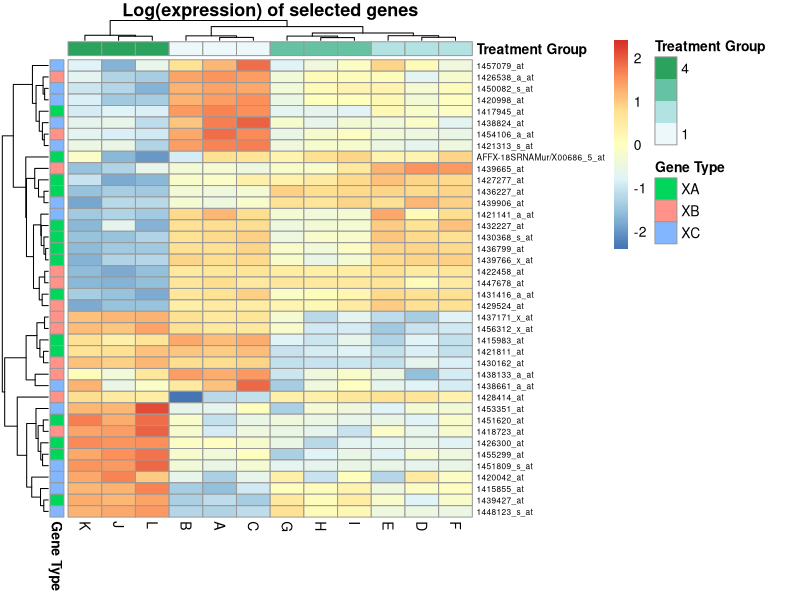
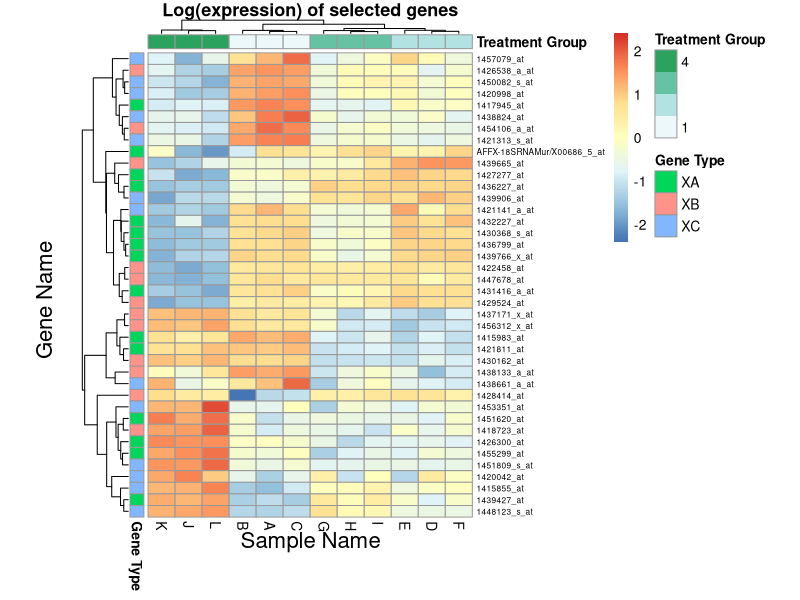
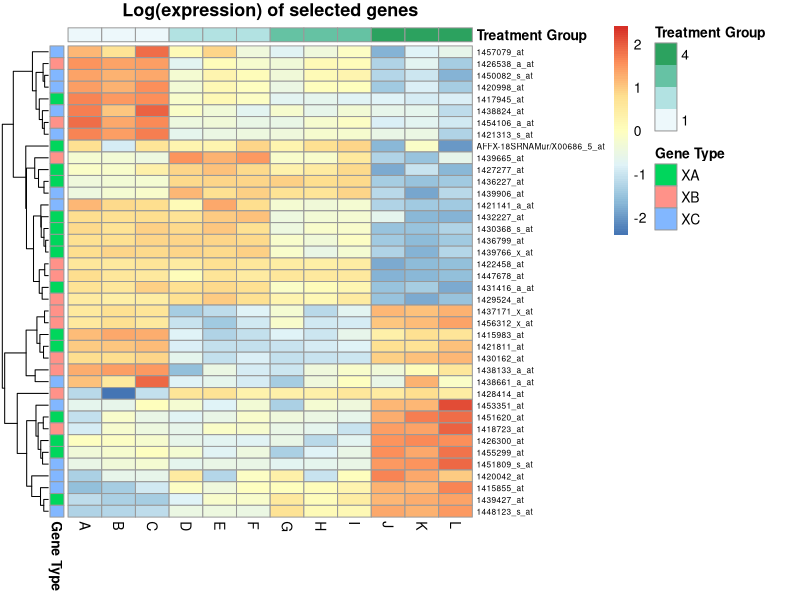
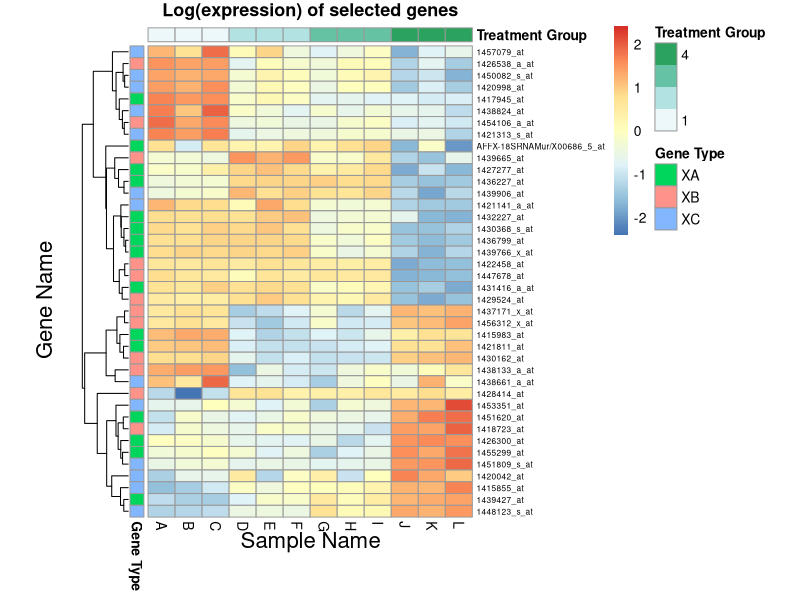

R code for these plots, in order:
## ---- chunk 1
knitr::opts_chunk$set(echo = TRUE)
## ---- chunk 2
data_all <- read.table(file= "data_all.csv",header=T,sep=",")

gene_annotation <- read.table(file= "gene_annotation.csv",header=T,sep=",")

sample_annotation <- read.table(file= "sample_annotation.csv",header=T,sep=",")

data_all_df <- as.data.frame(data_all[1:200, 2:13])

zero_test <- function(df, find=0) {
  all_data_matrix <- as.matrix(df)
  count <- 0
  zero_positions <- c()
  for (i in all_data_matrix){
    count = count + 1
    if (i == find){
      print("Zero value found at position:")
      print(count)
      zero_positions <- c(zero_positions, count)
    }
  }
  return(zero_positions)
}


mimimum_test <- function(df, min=1) {
  all_data_matrix <- as.matrix(df)
  count <- 0
  min_positions <- c()
  for (i in all_data_matrix){
    count = count + 1
    if (i < min){
      print("Filter value:")
      print(i)
      print("Found at position:")
      print(count)
      min_positions <- c(min_positions, count)
    }
  }
  return(min_positions)
}



change_values <- function(df, find=0, change=1) {
  all_data_matrix <- as.matrix(df)
  find_matrix <- all_data_matrix <= find
  all_data_matrix[find_matrix] <- change
  all_data_df <- as.data.frame(all_data_matrix)
  return(all_data_df)
}


zeros <- zero_test(data_all_df)
filter_response = 'n'

if (is.null(zeros) == FALSE){
  print("Zero values found in data")
  filter_response <- readline(prompt="Filter Data to change Zeros to Ones? (y/n): ")
}


if (filter_response == "y"|| filter_response == "yes") {
  data_all_df <- change_values(all_data_df)
}


data_all_log <- log(data_all_df)


#Annotate data and format for pheatmap 
gene_list <- read.delim("genelist_7.txt")

gene_vec <- unlist(gene_list)

uniq_gene_vec <- sort(unique(gene_vec))

selected_genes <- data_all_log[uniq_gene_vec,1:12]

gene_names <- as.data.frame(gene_annotation[uniq_gene_vec,3:4])

labeled_data <- cbind(gene_names,selected_genes)

labeled_data_matrix <- as.matrix(labeled_data[,3:14])

rownames(labeled_data_matrix) = gene_names[,2]


#Generate pheatmaps 
library(pheatmap)

genetype_annotate <- data.frame("Type" = labeled_data$Type)

rownames(genetype_annotate) = rownames(labeled_data_matrix)

colnames(genetype_annotate) = "Gene Type"

treatment_annotate <- data.frame(Treatment = sample_annotation$TreatmentGroup)

rownames(treatment_annotate) = colnames(labeled_data_matrix)

colnames(treatment_annotate) = 'Treatment Group'


## ---- chunk 3
pheatmap(labeled_data_matrix, scale='row', fontsize_row = 6, 
         annotation_row=genetype_annotate, 
         annotation_col=treatment_annotate, 
         main = "Log(expression) of selected genes", 
         treeheight_col = 10, treeheight_row = 30)
## ---- chunk 4
library(grid)
setHook("grid.newpage", function() pushViewport(viewport(x=1,y=1,width=0.9, 
                                                         height=1.0, name="vp", 
                                                         just=c("right","top"))), action="prepend")
pheatmap(labeled_data_matrix, scale='row', fontsize_row = 6, 
         annotation_row=genetype_annotate, 
         annotation_col=treatment_annotate, 
         main = "Log(expression) of selected genes", 
         treeheight_col = 5, treeheight_row = 30)
setHook("grid.newpage", NULL, "replace")
grid.text("Sample Name", x=0.32, y=0.1, gp=gpar(fontsize=16))
grid.text("Gene Name", x=-0.05, rot=90, gp=gpar(fontsize=16))
## ---- chunk 5
pheatmap(labeled_data_matrix, scale='row', fontsize_row = 6, 
         annotation_row=genetype_annotate, 
         annotation_col=treatment_annotate, 
         main = "Log(expression) of selected genes", 
         cluster_cols = FALSE, treeheight_row = 30)
## ---- chunk 6
library(grid)
setHook("grid.newpage", function() pushViewport(viewport(x=1,y=1,width=0.9, 
                                                         height=1.0, name="vp", 
                                                         just=c("right","top"))), action="prepend")
pheatmap(labeled_data_matrix, scale='row', fontsize_row = 6, 
         annotation_row=genetype_annotate, 
         annotation_col=treatment_annotate, 
         main = "Log(expression) of selected genes", 
         cluster_cols = FALSE, treeheight_row = 30)
setHook("grid.newpage", NULL, "replace")
grid.text("Sample Name", x=0.32, y=0.1, gp=gpar(fontsize=16))
grid.text("Gene Name", x=-0.05, rot=90, gp=gpar(fontsize=16))

## ---- chunk 7
labeled_data
